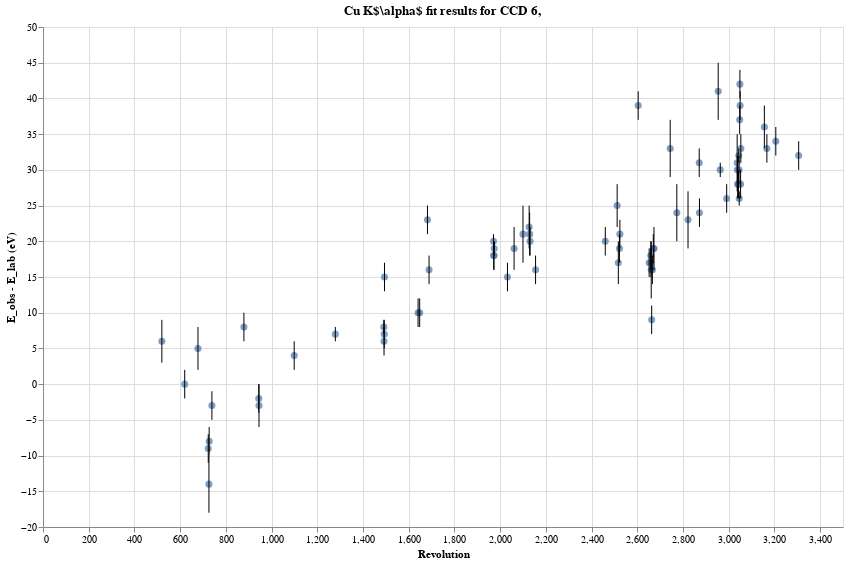

Write notebook code for a chart like this one.
### Code cell
ccdnr = 6
xtab = tab[tab.ccd == ccdnr]

base = alt.Chart(xtab,title=fr"Cu K$\alpha$ fit results for CCD {ccdnr}, ",width=800,height=500)

points = base.mark_point(filled=True, size=50).encode(
    x=alt.X(
        "rev",
        #scale=alt.Scale(domain=(2500,3500)),
        axis=alt.Axis(title='Revolution')
    ),
    y=alt.Y(
        'deltaE',
        #scale=alt.Scale(domain=(8.0,8.2)),
        axis=alt.Axis(title="E_obs - E_lab (eV)")
    ),
    tooltip=['rev', 'obsid','lineE','ontime']
)

# generate the error bars
errorbars = base.mark_rule().encode(
    x="rev",
    y="ymin:Q",
    y2="ymax:Q"
).transform_calculate(
    ymin="datum.deltaE-datum.deltaE_err ",
    ymax="datum.deltaE+datum.deltaE_err"
)

points + errorbars

### Figure 1 — Vega-Lite specification as saved in the notebook (floating-point values rounded to 4 significant figures)
{"$schema": "https://vega.github.io/schema/vega-lite/v2.6.0.json", "config": {"view": {"height": 300, "width": 400}}, "datasets": {"data-86086501dd6a343c796f2924d354ccfa": [{"ccd": 6, "chi2": 9745.0, "deltaE": 6.0, "deltaE_err": 3, "delta_time": 2.78, "df": 401, "fwhm": 0.1843, "fwhm_err": 0.00693, "lineE": 8.046, "lineE_err": 0.003, "obsid": 142270101, "ontime": 82430.0, "rev": 520}, {"ccd": 6, "chi2": 13440.0, "deltaE": 5.0, "deltaE_err": 3, "delta_time": 3.642, "df": 401, "fwhm": 0.1726, "fwhm_err": 0.00691, "lineE": 8.045, "lineE_err": 0.003, "obsid": 149040201, "ontime": 105400.0, "rev": 678}, {"ccd": 6, "chi2": 8835.0, "deltaE": 0, "deltaE_err": 2, "delta_time": 3.325, "df": 401, "fwhm": 0.1781, "fwhm_err": 0.00569, "lineE": 8.04, "lineE_err": 0.002, "obsid": 158760101, "ontime": 95010.0, "rev": 620}, {"ccd": 6, "chi2": 5422.0, "deltaE": -9.0, "deltaE_err": 2, "delta_time": 3.888, "df": 401, "fwhm": 0.1747, "fwhm_err": 0.00545, "lineE": 8.031, "lineE_err": 0.002, "obsid": 161560101, "ontime": 96780.0, "rev": 723}, {"ccd": 6, "chi2": 705.3, "deltaE": -14.0, "deltaE_err": 4, "delta_time": 3.904, "df": 401, "fwhm": 0.1759, "fwhm_err": 0.0086, "lineE": 8.026, "lineE_err": 0.004, "obsid": 200080201, "ontime": 22710.0, "rev": 726}, {"ccd": 6, "chi2": 4894.0, "deltaE": -8.0, "deltaE_err": 2, "delta_time": 3.909, "df": 401, "fwhm": 0.1808, "fwhm_err": 0.00428, "lineE": 8.032, "lineE_err": 0.002, "obsid": 200080701, "ontime": 118100.0, "rev": 727}, {"ccd": 6, "chi2": 16270.0, "deltaE": 8.0, "deltaE_err": 2, "delta_time": 4.741, "df": 401, "fwhm": 0.1697, "fwhm_err": 0.00568, "lineE": 8.048, "lineE_err": 0.002, "obsid": 200980101, "ontime": 104000.0, "rev": 879}, {"ccd": 6, "chi2": 8020.0, "deltaE": -2.0, "deltaE_err": 2, "delta_time": 5.095, "df": 401, "fwhm": 0.1682, "fwhm_err": 0.00566, "lineE": 8.038, "lineE_err": 0.002, "obsid": 202210301, "ontime": 74150.0, "rev": 944}, {"ccd": 6, "chi2": 9886.0, "deltaE": -3.0, "deltaE_err": 3, "delta_time": 5.101, "df": 401, "fwhm": 0.1794, "fwhm_err": 0.00697, "lineE": 8.037, "lineE_err": 0.003, "obsid": 202210401, "ontime": 78740.0, "rev": 945}, {"ccd": 6, "chi2": 3622.0, "deltaE": -3.0, "deltaE_err": 2, "delta_time": 3.975, "df": 401, "fwhm": 0.1817, "fwhm_err": 0.00434, "lineE": 8.037, "lineE_err": 0.002, "obsid": 205680101, "ontime": 94410.0, "rev": 739}, {"ccd": 6, "chi2": 16560.0, "deltaE": 4.0, "deltaE_err": 2, "delta_time": 5.942, "df": 401, "fwhm": 0.1837, "fwhm_err": 0.00524, "lineE": 8.044, "lineE_err": 0.002, "obsid": 302850201, "ontime": 110400.0, "rev": 1099}, {"ccd": 6, "chi2": 6920.0, "deltaE": 7.0, "deltaE_err": 1, "delta_time": 6.926, "df": 401, "fwhm": 0.1782, "fwhm_err": 0.00328, "lineE": 8.047, "lineE_err": 0.001, "obsid": 400270101, "ontime": 97590.0, "rev": 1279}, {"ccd": 6, "chi2": 10610.0, "deltaE": 8.0, "deltaE_err": 1, "delta_time": 8.084, "df": 401, "fwhm": 0.1925, "fwhm_err": 0.00341, "lineE": 8.048, "lineE_err": 0.001, "obsid": 511580101, "ontime": 112500.0, "rev": 1491}, {"ccd": 6, "chi2": 13200.0, "deltaE": 6.0, "deltaE_err": 2, "delta_time": 8.09, "df": 401, "fwhm": 0.176, "fwhm_err": 0.00417, "lineE": 8.046, "lineE_err": 0.002, "obsid": 511580201, "ontime": 94340.0, "rev": 1492}, {"ccd": 6, "chi2": 17470.0, "deltaE": 7.0, "deltaE_err": 2, "delta_time": 8.095, "df": 401, "fwhm": 0.1861, "fwhm_err": 0.00494, "lineE": 8.047, "lineE_err": 0.002, "obsid": 511580301, "ontime": 96100.0, "rev": 1493}, {"ccd": 6, "chi2": 16107, "deltaE": 15.0, "deltaE_err": 2, "delta_time": 8.101, "df": 401, "fwhm": 0.1855, "fwhm_err": 0.00527, "lineE": 8.055, "lineE_err": 0.002, "obsid": 511580401, "ontime": 94200.0, "rev": 1494}, {"ccd": 6, "chi2": 27790.0, "deltaE": 16.0, "deltaE_err": 2, "delta_time": 9.166, "df": 401, "fwhm": 0.1934, "fwhm_err": 0.00568, "lineE": 8.056, "lineE_err": 0.002, "obsid": 550640101, "ontime": 107800.0, "rev": 1689}, {"ccd": 6, "chi2": 15030.0, "deltaE": 10.0, "deltaE_err": 2, "delta_time": 8.942, "df": 401, "fwhm": 0.1829, "fwhm_err": 0.00385, "lineE": 8.05, "lineE_err": 0.002, "obsid": 550950101, "ontime": 111000.0, "rev": 1648}, {"ccd": 6, "chi2": 13930.0, "deltaE": 15.0, "deltaE_err": 2, "delta_time": 11.04, "df": 401, "fwhm": 0.1907, "fwhm_err": 0.00547, "lineE": 8.055, "lineE_err": 0.002, "obsid": 554710801, "ontime": 88790.0, "rev": 2032}, {"ccd": 6, "chi2": 10380.0, "deltaE": 23.0, "deltaE_err": 2, "delta_time": 9.128, "df": 401, "fwhm": 0.1812, "fwhm_err": 0.00422, "lineE": 8.063, "lineE_err": 0.002, "obsid": 554990101, "ontime": 81790.0, "rev": 1682}, {"ccd": 6, "chi2": 14920.0, "deltaE": 10.0, "deltaE_err": 2, "delta_time": 8.905, "df": 401, "fwhm": 0.1907, "fwhm_err": 0.00546, "lineE": 8.05, "lineE_err": 0.002, "obsid": 555870201, "ontime": 78470.0, "rev": 1641}, {"ccd": 6, "chi2": 28640.0, "deltaE": 19.0, "deltaE_err": 3, "delta_time": 11.2, "df": 401, "fwhm": 0.1835, "fwhm_err": 0.0067, "lineE": 8.059, "lineE_err": 0.003, "obsid": 653320101, "ontime": 108200.0, "rev": 2061}, {"ccd": 6, "chi2": 9692.0, "deltaE": 20.0, "deltaE_err": 1, "delta_time": 10.71, "df": 401, "fwhm": 0.1915, "fwhm_err": 0.00367, "lineE": 8.06, "lineE_err": 0.001, "obsid": 653510301, "ontime": 104900.0, "rev": 1971}, {"ccd": 6, "chi2": 12480.0, "deltaE": 18.0, "deltaE_err": 2, "delta_time": 10.71, "df": 401, "fwhm": 0.1907, "fwhm_err": 0.004, "lineE": 8.058, "lineE_err": 0.002, "obsid": 653510401, "ontime": 115900.0, "rev": 1972}, {"ccd": 6, "chi2": 10670.0, "deltaE": 18.0, "deltaE_err": 2, "delta_time": 10.72, "df": 401, "fwhm": 0.1927, "fwhm_err": 0.00405, "lineE": 8.058, "lineE_err": 0.002, "obsid": 653510501, "ontime": 108400.0, "rev": 1973}, {"ccd": 6, "chi2": 9195.0, "deltaE": 19.0, "deltaE_err": 1, "delta_time": 10.72, "df": 401, "fwhm": 0.1904, "fwhm_err": 0.00356, "lineE": 8.059, "lineE_err": 0.001, "obsid": 653510601, "ontime": 110757, "rev": 1974}, {"ccd": 6, "chi2": 29380.0, "deltaE": 22.0, "deltaE_err": 3, "delta_time": 11.56, "df": 401, "fwhm": 0.1953, "fwhm_err": 0.00745, "lineE": 8.062, "lineE_err": 0.003, "obsid": 673580201, "ontime": 114100.0, "rev": 2127}, {"ccd": 6, "chi2": 29860.0, "deltaE": 21.0, "deltaE_err": 3, "delta_time": 11.57, "df": 401, "fwhm": 0.1865, "fwhm_err": 0.00681, "lineE": 8.061, "lineE_err": 0.003, "obsid": 673580301, "ontime": 115400.0, "rev": 2129}, {"ccd": 6, "chi2": 14680.0, "deltaE": 20.0, "deltaE_err": 2, "delta_time": 11.58, "df": 401, "fwhm": 0.1953, "fwhm_err": 0.00485, "lineE": 8.06, "lineE_err": 0.002, "obsid": 673580401, "ontime": 118100.0, "rev": 2131}, {"ccd": 6, "chi2": 31870.0, "deltaE": 21.0, "deltaE_err": 4, "delta_time": 11.41, "df": 401, "fwhm": 0.1875, "fwhm_err": 0.01023, "lineE": 8.061, "lineE_err": 0.004, "obsid": 673730101, "ontime": 83040.0, "rev": 2100}, {"ccd": 6, "chi2": 11450.0, "deltaE": 16.0, "deltaE_err": 2, "delta_time": 11.71, "df": 401, "fwhm": 0.1999, "fwhm_err": 0.00507, "lineE": 8.056, "lineE_err": 0.002, "obsid": 674440101, "ontime": 109400.0, "rev": 2155}, {"ccd": 6, "chi2": 10550.0, "deltaE": 25.0, "deltaE_err": 3, "delta_time": 13.66, "df": 401, "fwhm": 0.2001, "fwhm_err": 0.00631, "lineE": 8.065, "lineE_err": 0.003, "obsid": 721010201, "ontime": 100400.0, "rev": 2512}, {"ccd": 6, "chi2": 9537.0, "deltaE": 17.0, "deltaE_err": 3, "delta_time": 13.69, "df": 401, "fwhm": 0.1927, "fwhm_err": 0.00626, "lineE": 8.057, "lineE_err": 0.003, "obsid": 721010301, "ontime": 102600.0, "rev": 2517}, {"ccd": 6, "chi2": 7145.0, "deltaE": 19.0, "deltaE_err": 2, "delta_time": 13.72, "df": 401, "fwhm": 0.2013, "fwhm_err": 0.00498, "lineE": 8.059, "lineE_err": 0.002, "obsid": 721010401, "ontime": 109300.0, "rev": 2522}, {"ccd": 6, "chi2": 7539.0, "deltaE": 21.0, "deltaE_err": 2, "delta_time": 13.73, "df": 401, "fwhm": 0.2015, "fwhm_err": 0.00564, "lineE": 8.061, "lineE_err": 0.002, "obsid": 721010501, "ontime": 101000.0, "rev": 2524}, {"ccd": 6, "chi2": 20500.0, "deltaE": 39.0, "deltaE_err": 2, "delta_time": 14.17, "df": 401, "fwhm": 0.1968, "fwhm_err": 0.00581, "lineE": 8.079, "lineE_err": 0.002, "obsid": 721010601, "ontime": 126800.0, "rev": 2604}, {"ccd": 6, "chi2": 14990.0, "deltaE": 20.0, "deltaE_err": 2, "delta_time": 13.38, "df": 401, "fwhm": 0.1874, "fwhm_err": 0.00525, "lineE": 8.06, "lineE_err": 0.002, "obsid": 724090101, "ontime": 123100.0, "rev": 2460}, {"ccd": 6, "chi2": 7414.0, "deltaE": 17.0, "deltaE_err": 2, "delta_time": 14.47, "df": 401, "fwhm": 0.1961, "fwhm_err": 0.00466, "lineE": 8.057, "lineE_err": 0.002, "obsid": 743470201, "ontime": 122100.0, "rev": 2660}, {"ccd": 6, "chi2": 16640.0, "deltaE": 19.0, "deltaE_err": 3, "delta_time": 14.54, "df": 401, "fwhm": 0.1914, "fwhm_err": 0.00626, "lineE": 8.059, "lineE_err": 0.003, "obsid": 744450101, "ontime": 129000.0, "rev": 2673}, {"ccd": 6, "chi2": 37360.0, "deltaE": 24.0, "deltaE_err": 4, "delta_time": 15.09, "df": 401, "fwhm": 0.2095, "fwhm_err": 0.01023, "lineE": 8.064, "lineE_err": 0.004, "obsid": 744450301, "ontime": 126100.0, "rev": 2773}, {"ccd": 6, "chi2": 32540.0, "deltaE": 33.0, "deltaE_err": 4, "delta_time": 14.93, "df": 401, "fwhm": 0.2077, "fwhm_err": 0.00981, "lineE": 8.073, "lineE_err": 0.004, "obsid": 744490401, "ontime": 120900.0, "rev": 2744}, {"ccd": 6, "chi2": 3595.0, "deltaE": 17.0, "deltaE_err": 2, "delta_time": 14.43, "df": 401, "fwhm": 0.1977, "fwhm_err": 0.00505, "lineE": 8.057, "lineE_err": 0.002, "obsid": 745110101, "ontime": 78110.0, "rev": 2652}, {"ccd": 6, "chi2": 4209.0, "deltaE": 18.0, "deltaE_err": 2, "delta_time": 14.47, "df": 401, "fwhm": 0.2105, "fwhm_err": 0.00482, "lineE": 8.058, "lineE_err": 0.002, "obsid": 745110201, "ontime": 93940.0, "rev": 2659}, {"ccd": 6, "chi2": 10300.0, "deltaE": 16.0, "deltaE_err": 4, "delta_time": 14.48, "df": 401, "fwhm": 0.2149, "fwhm_err": 0.0092, "lineE": 8.056, "lineE_err": 0.004, "obsid": 745110301, "ontime": 92500.0, "rev": 2661}, {"ccd": 6, "chi2": 4338.0, "deltaE": 9.0, "deltaE_err": 2, "delta_time": 14.49, "df": 401, "fwhm": 0.1886, "fwhm_err": 0.00465, "lineE": 8.049, "lineE_err": 0.002, "obsid": 745110401, "ontime": 90270.0, "rev": 2663}, {"ccd": 6, "chi2": 3697.0, "deltaE": 16.0, "deltaE_err": 2, "delta_time": 14.5, "df": 401, "fwhm": 0.2039, "fwhm_err": 0.00488, "lineE": 8.056, "lineE_err": 0.002, "obsid": 745110601, "ontime": 85890.0, "rev": 2666}, {"ccd": 6, "chi2": 3377.0, "deltaE": 19.0, "deltaE_err": 2, "delta_time": 14.53, "df": 401, "fwhm": 0.201, "fwhm_err": 0.00425, "lineE": 8.059, "lineE_err": 0.002, "obsid": 745110701, "ontime": 89230.0, "rev": 2670}, {"ccd": 6, "chi2": 5173.0, "deltaE": 34.0, "deltaE_err": 2, "delta_time": 17.45, "df": 401, "fwhm": 0.2057, "fwhm_err": 0.00397, "lineE": 8.074, "lineE_err": 0.002, "obsid": 760020401, "ontime": 76460.0, "rev": 3206}, {"ccd": 6, "chi2": 3665.0, "deltaE": 31.0, "deltaE_err": 2, "delta_time": 15.63, "df": 401, "fwhm": 0.2087, "fwhm_err": 0.00449, "lineE": 8.071, "lineE_err": 0.002, "obsid": 760530201, "ontime": 84500.0, "rev": 2871}, {"ccd": 6, "chi2": 4400.0, "deltaE": 24.0, "deltaE_err": 2, "delta_time": 15.63, "df": 401, "fwhm": 0.2074, "fwhm_err": 0.00558, "lineE": 8.064, "lineE_err": 0.002, "obsid": 760530301, "ontime": 75770.0, "rev": 2872}, {"ccd": 6, "chi2": 27370.0, "deltaE": 23.0, "deltaE_err": 4, "delta_time": 15.36, "df": 401, "fwhm": 0.1995, "fwhm_err": 0.01062, "lineE": 8.063, "lineE_err": 0.004, "obsid": 761500201, "ontime": 111900.0, "rev": 2822}, {"ccd": 6, "chi2": 31780.0, "deltaE": 41.0, "deltaE_err": 4, "delta_time": 16.08, "df": 401, "fwhm": 0.1753, "fwhm_err": 0.00871, "lineE": 8.081, "lineE_err": 0.004, "obsid": 763480101, "ontime": 92200.0, "rev": 2954}, {"ccd": 6, "chi2": 5902.0, "deltaE": 30.0, "deltaE_err": 1, "delta_time": 16.13, "df": 401, "fwhm": 0.2072, "fwhm_err": 0.00338, "lineE": 8.07, "lineE_err": 0.001, "obsid": 764530101, "ontime": 122400.0, "rev": 2963}, {"ccd": 6, "chi2": 12200.0, "deltaE": 26.0, "deltaE_err": 2, "delta_time": 16.28, "df": 401, "fwhm": 0.2082, "fwhm_err": 0.0051, "lineE": 8.066, "lineE_err": 0.002, "obsid": 764620101, "ontime": 118300.0, "rev": 2991}, {"ccd": 6, "chi2": 4645.0, "deltaE": 31.0, "deltaE_err": 4, "delta_time": 16.53, "df": 401, "fwhm": 0.185, "fwhm_err": 0.01, "lineE": 8.071, "lineE_err": 0.004, "obsid": 780560101, "ontime": 31860.0, "rev": 3037}, {"ccd": 6, "chi2": 9638.0, "deltaE": 30.0, "deltaE_err": 2, "delta_time": 16.54, "df": 401, "fwhm": 0.2064, "fwhm_err": 0.00401, "lineE": 8.07, "lineE_err": 0.002, "obsid": 780561301, "ontime": 124800.0, "rev": 3038}, {"ccd": 6, "chi2": 4121.0, "deltaE": 28.0, "deltaE_err": 2, "delta_time": 16.54, "df": 401, "fwhm": 0.2108, "fwhm_err": 0.00442, "lineE": 8.068, "lineE_err": 0.002, "obsid": 780561401, "ontime": 80160.0, "rev": 3039}, {"ccd": 6, "chi2": 8447.0, "deltaE": 28.0, "deltaE_err": 2, "delta_time": 16.56, "df": 401, "fwhm": 0.2069, "fwhm_err": 0.00377, "lineE": 8.068, "lineE_err": 0.002, "obsid": 780561501, "ontime": 127700.0, "rev": 3043}, {"ccd": 6, "chi2": 7431.0, "deltaE": 32.0, "deltaE_err": 1, "delta_time": 16.57, "df": 401, "fwhm": 0.2155, "fwhm_err": 0.00362, "lineE": 8.072, "lineE_err": 0.001, "obsid": 780561601, "ontime": 127700.0, "rev": 3044}, {"ccd": 6, "chi2": 9370.0, "deltaE": 30.0, "deltaE_err": 2, "delta_time": 16.57, "df": 401, "fwhm": 0.2142, "fwhm_err": 0.00418, "lineE": 8.07, "lineE_err": 0.002, "obsid": 780561701, "ontime": 127100.0, "rev": 3045}, {"ccd": 6, "chi2": 7702.0, "deltaE": 33.0, "deltaE_err": 2, "delta_time": 17.24, "df": 401, "fwhm": 0.2008, "fwhm_err": 0.00467, "lineE": 8.073, "lineE_err": 0.002, "obsid": 780690301, "ontime": 79590.0, "rev": 3167}, {"ccd": 6, "chi2": 20460.0, "deltaE": 36.0, "deltaE_err": 3, "delta_time": 17.18, "df": 401, "fwhm": 0.2022, "fwhm_err": 0.00854, "lineE": 8.076, "lineE_err": 0.003, "obsid": 783230101, "ontime": 75240.0, "rev": 3156}, {"ccd": 6, "chi2": 8367.0, "deltaE": 26.0, "deltaE_err": 1, "delta_time": 16.58, "df": 401, "fwhm": 0.2024, "fwhm_err": 0.00352, "lineE": 8.066, "lineE_err": 0.001, "obsid": 792180101, "ontime": 127800.0, "rev": 3046}, {"ccd": 6, "chi2": 11010.0, "deltaE": 37.0, "deltaE_err": 2, "delta_time": 16.59, "df": 401, "fwhm": 0.2018, "fwhm_err": 0.00397, "lineE": 8.077, "lineE_err": 0.002, "obsid": 792180201, "ontime": 127200.0, "rev": 3048}, {"ccd": 6, "chi2": 11570.0, "deltaE": 42.0, "deltaE_err": 2, "delta_time": 16.6, "df": 401, "fwhm": 0.2046, "fwhm_err": 0.00427, "lineE": 8.082, "lineE_err": 0.002, "obsid": 792180301, "ontime": 120924, "rev": 3049}, {"ccd": 6, "chi2": 16360.0, "deltaE": 39.0, "deltaE_err": 2, "delta_time": 16.6, "df": 401, "fwhm": 0.2094, "fwhm_err": 0.0048, "lineE": 8.079, "lineE_err": 0.002, "obsid": 792180401, "ontime": 127300.0, "rev": 3050}, {"ccd": 6, "chi2": 9352.0, "deltaE": 28.0, "deltaE_err": 2, "delta_time": 16.61, "df": 401, "fwhm": 0.2026, "fwhm_err": 0.00401, "lineE": 8.068, "lineE_err": 0.002, "obsid": 792180501, "ontime": 121300.0, "rev": 3052}, {"ccd": 6, "chi2": 9634.0, "deltaE": 33.0, "deltaE_err": 2, "delta_time": 16.62, "df": 401, "fwhm": 0.1967, "fwhm_err": 0.0038, "lineE": 8.073, "lineE_err": 0.002, "obsid": 792180601, "ontime": 123200.0, "rev": 3053}, {"ccd": 6, "chi2": 14670.0, "deltaE": 32.0, "deltaE_err": 2, "delta_time": 18.0, "df": 401, "fwhm": 0.2049, "fwhm_err": 0.00488, "lineE": 8.072, "lineE_err": 0.002, "obsid": 804680101, "ontime": 107800.0, "rev": 3306}]}, "layer": [{"data": {"name": "data-86086501dd6a343c796f2924d354ccfa"}, "encoding": {"tooltip": [{"field": "rev", "type": "quantitative"}, {"field": "obsid", "type": "quantitative"}, {"field": "lineE", "type": "quantitative"}, {"field": "ontime", "type": "quantitative"}], "x": {"axis": {"title": "Revolution"}, "field": "rev", "type": "quantitative"}, "y": {"axis": {"title": "E_obs - E_lab (eV)"}, "field": "deltaE", "type": "quantitative"}}, "height": 500, "mark": {"filled": true, "size": 50, "type": "point"}, "title": "Cu K$\\alpha$ fit results for CCD 6, ", "width": 800}, {"data": {"name": "data-86086501dd6a343c796f2924d354ccfa"}, "encoding": {"x": {"field": "rev", "type": "quantitative"}, "y": {"field": "ymin", "type": "quantitative"}, "y2": {"field": "ymax", "type": "quantitative"}}, "height": 500, "mark": "rule", "title": "Cu K$\\alpha$ fit results for CCD 6, ", "transform": [{"as": "ymin", "calculate": "datum.deltaE-datum.deltaE_err "}, {"as": "ymax", "calculate": "datum.deltaE+datum.deltaE_err"}], "width": 800}]}
